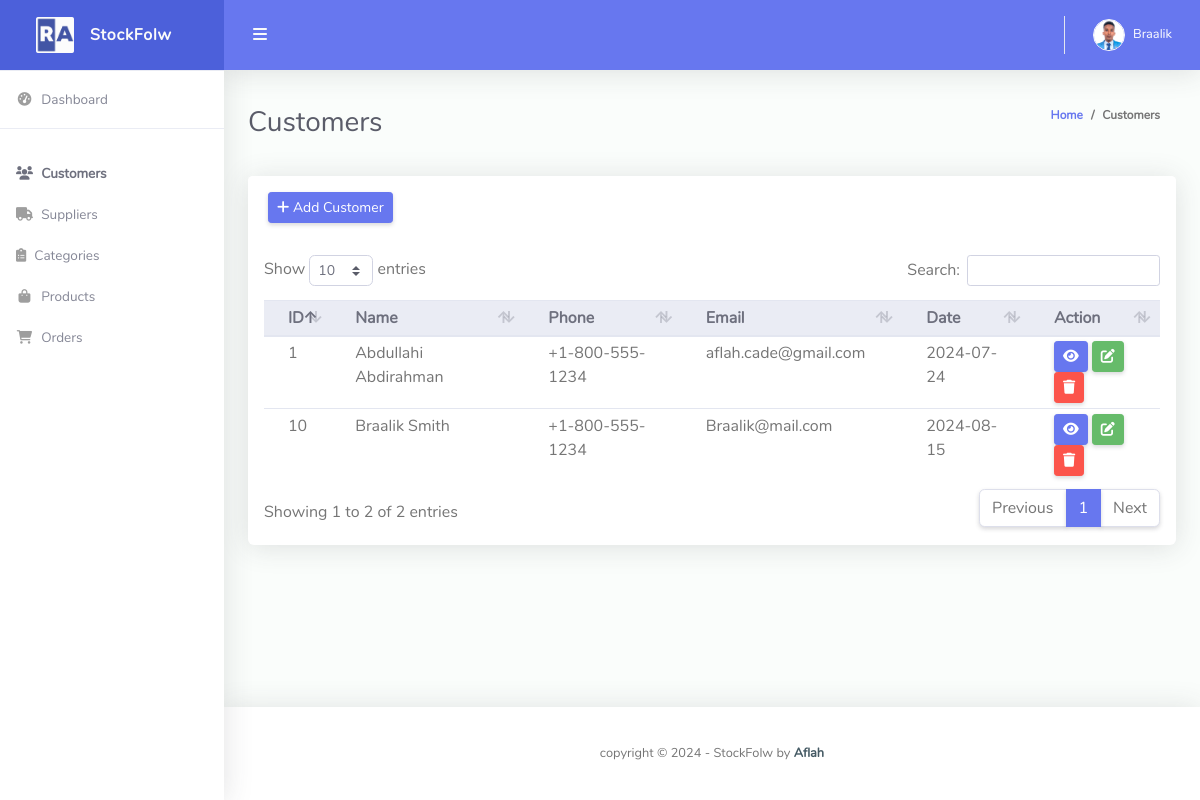
The app's page /customer/ (signed in), older data.
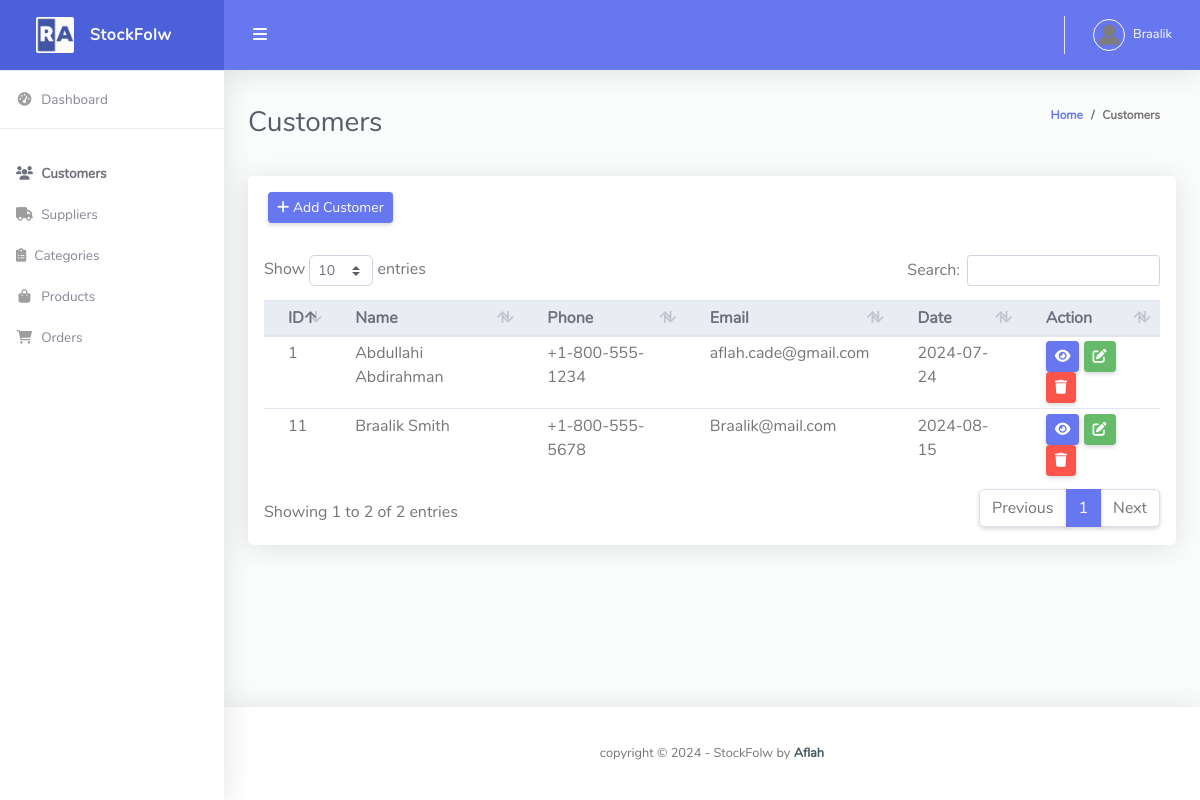
The same page, newer data.
### stockflow/models.py (models this page shows, shortened)
class Customer(models.Model):
    user = models.OneToOneField(User, null=True, blank=True, on_delete=models.CASCADE)
    name = models.CharField(max_length=200, null=True, blank=True)
    phone = models.CharField(max_length=200, null=True, blank=True)
    email = models.EmailField(max_length=200, null=True, blank=True)
    address = models.TextField(null=True, blank=True)
    profile_pic = models.ImageField(default="profile1.png", null=True, blank=True)
    date_created = models.DateTimeField(auto_now_add=True, null=True, blank=True)

### stockflow/views.py (the view)
# urls.py: path('customer/', views.customer, name='customer'),
@login_required(login_url='login')
def customer(request):
    customers = Customer.objects.all()
    form = CustomerForm()
    context = {'customers': customers, 'form': form}
    return render(request, 'customer.html', context)

### stockflow/forms.py (shortened to what this page needs)
class CustomerForm(forms.ModelForm):
    class Meta:
        model = Customer
        fields = '__all__'
        exclude = ['user']
        widgets = {
            'name': forms.TextInput(attrs={'class': 'form-control', 'placeholder': 'Customer Name', 'required': True}),
            'phone': forms.TextInput(attrs={'class': 'form-control', 'placeholder': 'Phone', 'required': True}),
            'email': forms.EmailInput(attrs={'class': 'form-control', 'placeholder': 'Email', 'required': True}),
            'address': forms.Textarea(attrs={'class': 'form-control', 'placeholder': 'Address', 'required': True}),
        }

### templates/customer.html (shortened to what this page needs)
{% extends 'base.html' %}
{% block content %}
<div class="container-fluid" id="container-wrapper">
    <div class="d-sm-flex align-items-center justify-content-between mb-4">
        <h1 class="h3 mb-0 text-gray-800">Customers</h1>
        <ol class="breadcrumb">
            <li class="breadcrumb-item"><a href="{% url 'home' %}">Home</a></li>
            <li class="breadcrumb-item">Customers</li>
        </ol>
    </div>
    <div class="row">
        <div class="col-lg-12">
            <div class="card mb-4">
                <div class="card-header py-3 d-flex flex-row align-items-center justify-content-between">
                    <button class="btn btn-sm btn-primary" data-toggle="modal" data-target="#modal-add-customer">
                        <i class="fas fa-plus"></i> Add Customer
                    </button>
                </div>
                <div class="table-responsive p-3">
                    <table class="table align-items-center table-flush table-hover table-sm" id="dataTableHover">
                        <thead class="thead-light">
                            <tr>
                                <th>ID</th>
                                <th>Name</th>
                                <th>Phone</th>
                                <th>Email</th>
                                <th>Date</th>
                                <th>Action</th>
                            </tr>
                        </thead>
                        <tbody>
                            {% for customer in customers %}
                            <tr data-description="{{ customer.address }}">
                                <td>{{ customer.id }}</td>
                                <td>{{ customer.name }}</td>
                                <td>{{ customer.phone }}</td>
                                <td>{{ customer.email }}</td>
                                <td>{{ customer.date_created|date:"Y-m-d" }}</td>
                                <td>
                                    <a href="" class="btn btn-sm btn-primary">
                                        <i class="fas fa-eye"></i>
                                    </a>
                                    <a href="" class="btn btn-sm btn-success" data-toggle="modal"
                                        data-target="#modal-update-{{ customer.id }}">
                                        <i class="fas fa-edit"></i>
                                    </a>
                                    <a href="" class="btn btn-sm btn-danger" data-toggle="modal"
                                        data-target="#modal-delete-{{ customer.id }}">
                                        <i class="fas fa-trash"></i>
                                    </a>
                                </td>
                            </tr>
                            {% endfor %}
                        </tbody>
                    </table>
                </div>
            </div>
        </div>
    </div>
</div>
{% endblock %}

### templates/partials/topbar.html (shortened to what this page needs)
{% load static %}
<nav class="navbar navbar-expand navbar-light bg-navbar topbar mb-4 static-top">
    <button id="sidebarToggleTop" class="btn btn-link rounded-circle mr-3">
        <i class="fa fa-bars"></i>
    </button>
    <ul class="navbar-nav ml-auto">
        <li class="nav-item dropdown no-arrow">
            <a class="nav-link dropdown-toggle" href="#" id="userDropdown" role="button" data-toggle="dropdown"
                aria-haspopup="true" aria-expanded="false">
                {% if request.user.customer.profile_pic %}
                <img class="img-profile rounded-circle" src="{{request.user.customer.profile_pic.url}}"
                    style="max-width: 60px">
                {% else %}
                <img class="img-profile rounded-circle" src="{% static 'img/Testro.jpg' %}" style="max-width: 60px">
                {% endif %}
                <span class="ml-2 d-none d-lg-inline text-white small">{{request.user}}</span>
            </a>
        </li>
    </ul>
</nav>

Row changes from the older to the newer data that the page shows:
removed Customer: id "10", name "Braalik Smith", phone "+1-800-555-1234", email "Braalik@mail.com", date_created "2024-08-15"
added Customer: id "11", name "Braalik Smith", phone "+1-800-555-5678", email "Braalik@mail.com", date_created "2024-08-15"
